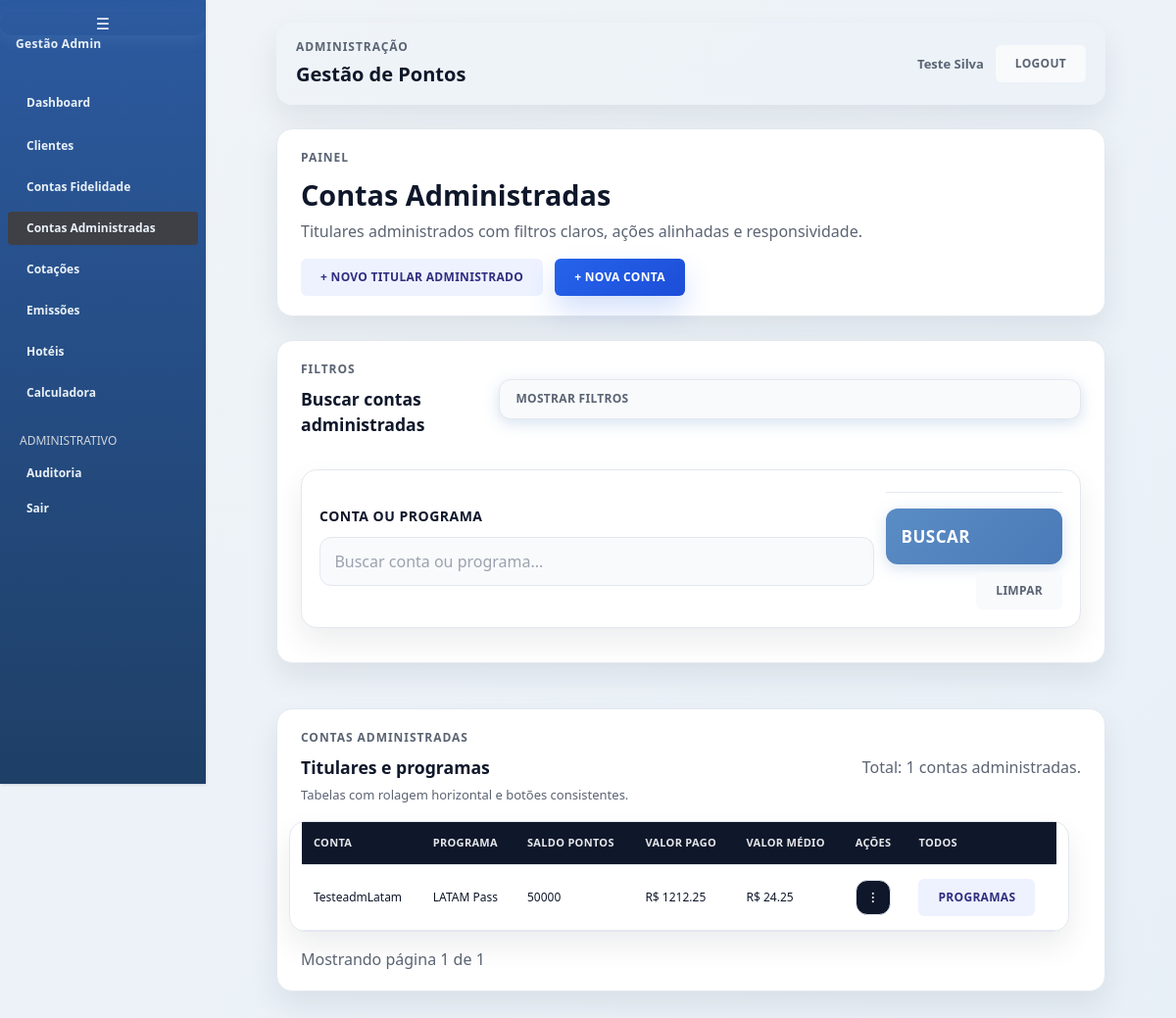
Page /adm/contas-administradas/ (signed in) on the committed database.
### gestao/models/conta_fidelidade.py (models this page shows, shortened)
class ContaFidelidade(models.Model):
    cliente = models.ForeignKey(Cliente, on_delete=models.CASCADE, null=True, blank=True)
    conta_administrada = models.ForeignKey(
        ContaAdministrada,
        on_delete=models.CASCADE,
        null=True,
        blank=True,
        related_name="contas_fidelidade",
    )
    programa = models.ForeignKey(ProgramaFidelidade, on_delete=models.CASCADE)
    login_programa = models.CharField(
        max_length=150, blank=True, help_text="Login do titular junto ao programa"
    )
    senha_programa = models.CharField(
        max_length=150, blank=True, help_text="Senha do titular junto ao programa"
    )
    titular_programa_info = models.TextField(
        blank=True,
        help_text="Informações adicionais do titular (ex.: nome completo, CPF, dados de resgate)",
    )
    observacoes_programa = models.TextField(
        blank=True,
        help_text="Observações gerais sobre o uso do programa para esta conta",
    )
    quantidade_cpfs_disponiveis = models.PositiveIntegerField(
        null=True,
        blank=True,
        help_text="Quantidade de CPFs que ainda podem ser utilizados com este programa. Deixe vazio para ilimitado.",
    )
    def conta_saldo(self):
        if not self.programa.is_vinculado:
            return self
    @property
    def valor_medio_por_mil(self):
        saldo = self.saldo_pontos
        if saldo > 0:
            return float(self.valor_total_pago) / (saldo / 1000)
        return 0
    PERIODICIDADE_CLUBE = (
        ("nenhum", "Nenhum"),
        ("mensal", "Mensal"),
        ("trimestral", "Trimestral"),
        ("semestral", "Semestral"),
        ("anual", "Anual"),
    )
    clube_periodicidade = models.CharField(
        max_length=12, choices=PERIODICIDADE_CLUBE, default="nenhum"
    )
    pontos_clube_mes = models.IntegerField(default=0)
    valor_assinatura_clube = models.DecimalField(
        max_digits=10, decimal_places=2, default=0
    )
    data_inicio_clube = models.DateField(null=True, blank=True)
    validade = models.DateField(null=True, blank=True)
    @property
    def saldo_pontos(self):
        conta_base = self.conta_saldo()
        movs = conta_base.movimentacoes.all()
        return sum(m.pontos for m in movs) if movs.exists() else 0
    @property
    def valor_total_pago(self):
        conta_base = self.conta_saldo()
        movs = conta_base.movimentacoes.all()
        return sum(float(m.valor_pago) for m in movs) if movs.exists() else 0

### gestao/models/conta_administrada.py (models this page shows, shortened)
class ContaAdministrada(models.Model):
    empresa = models.ForeignKey(
        Empresa, on_delete=models.CASCADE, related_name="contas_administradas"
    )
    nome = models.CharField(max_length=150)
    observacoes = models.TextField(blank=True)
    ativo = models.BooleanField(default=True)
    criado_em = models.DateTimeField(default=timezone.now)
    class Meta:
        verbose_name = "Conta Administrada"
        verbose_name_plural = "Contas Administradas"
        ordering = ["nome"]

### gestao/models/programa_fidelidade.py (models this page shows, shortened)
class ProgramaFidelidade(models.Model):
    TIPO_PRINCIPAL = "principal"
    TIPO_VINCULADO = "vinculado"
    TIPOS = (
        (TIPO_PRINCIPAL, "Programa principal"),
        (TIPO_VINCULADO, "Programa vinculado"),
    )
    nome = models.CharField(max_length=100)
    descricao = models.TextField(blank=True)
    tipo = models.CharField(
        max_length=20, choices=TIPOS, default=TIPO_PRINCIPAL
    )
    programa_base = models.ForeignKey(
        "self",
        on_delete=models.PROTECT,
        null=True,
        blank=True,
        related_name="programas_vinculados",
    )
    preco_medio_milheiro = models.DecimalField(
        max_digits=10, decimal_places=2, default=0
    )
    quantidade_cpfs_disponiveis = models.PositiveIntegerField(
        null=True,
        blank=True,
        help_text="Quantidade total de CPFs disponíveis no programa",
    )
    @property
    def is_vinculado(self):
        return self.tipo == self.TIPO_VINCULADO

### gestao/models/movimentacao.py (models this page shows, shortened)
class Movimentacao(models.Model):
    conta = models.ForeignKey(
        ContaFidelidade, on_delete=models.CASCADE, related_name="movimentacoes"
    )
    data = models.DateField()
    pontos = models.IntegerField()
    valor_pago = models.DecimalField(max_digits=10, decimal_places=2)
    descricao = models.CharField(max_length=255)

### gestao/views/contas.py (the view)
@login_required
def admin_contas_administradas(request):
    if (permission_denied := require_admin_or_operator(request)):
        return permission_denied
    busca = request.GET.get("busca", "")
    empresa = getattr(getattr(request.user, "cliente_gestao", None), "empresa", None)
    contas = (
        ContaFidelidade.objects.filter(
            conta_administrada__isnull=False,
            conta_administrada__ativo=True,
        )
        .select_related("conta_administrada__empresa", "programa")
        .prefetch_related("movimentacoes")
    )
    if empresa:
        contas = contas.filter(conta_administrada__empresa=empresa)
    if busca:
        contas = contas.filter(
            Q(conta_administrada__nome__icontains=busca)
            | Q(programa__nome__icontains=busca)
        )
    contas = contas.order_by("conta_administrada__nome", "programa__nome")
    paginator = Paginator(contas, 20)
    page_number = request.GET.get("page")
    page_obj = paginator.get_page(page_number)
    return render(
        request,
        "admin_custom/contas_administradas.html",
        {
            "page_obj": page_obj,
            "busca": busca,
            "total_contas": contas.count(),
        },
    )

### gestao/templates/admin_custom/contas_administradas.html (shortened to what this page needs)
{% extends "admin_custom/base_admin.html" %}
{% block header_title %}Contas Administradas{% endblock %}
{% block header_subtitle %}<p class="page-subtitle">Titulares administrados com filtros claros, ações alinhadas e responsividade.</p>{% endblock %}
{% block menu_contas_adm %}bg-zinc-700 text-white{% endblock %}
{% block header_actions %}
<div class="page-actions">
    <a href="{% url 'admin_nova_conta_administrada' %}" class="btn btn-secondary">+ Novo Titular Administrado</a>
    <a href="{% url 'admin_nova_conta' %}" class="btn btn-primary">+ Nova Conta</a>
</div>
{% endblock %}
{% block content %}
<div class="stacked">
    <section class="surface-card filter-panel" data-filters-root>
        <div class="section-heading">
            <div>
                <p class="eyebrow">Filtros</p>
                <h2 class="section-title">Buscar contas administradas</h2>
            </div>
            <button class="btn btn-ghost filter-toggle" type="button" data-filter-toggle aria-expanded="true">Mostrar filtros</button>
        </div>
        <div class="filter-body is-open" data-filter-panel>
            <form method="get" class="form-grid grid-cols-1 md:grid-cols-3 lg:grid-cols-4 gap-3 md:items-end">
                <div class="form-field md:col-span-2 lg:col-span-3">
                    <label class="form-label" for="busca">Conta ou programa</label>
                    <input type="text" id="busca" name="busca" value="{{ busca }}" placeholder="Buscar conta ou programa..." />
                </div>
                <div class="form-actions flex gap-2 md:justify-end">
                    <button type="submit" class="btn btn-primary flex-1 md:flex-none">Buscar</button>
                    <a href="{% url 'admin_contas_administradas' %}" class="btn btn-ghost flex-1 md:flex-none">Limpar</a>
                </div>
            </form>
        </div>
    </section>
    <section class="surface-card">
        <div class="section-heading">
            <div>
                <p class="eyebrow">Contas administradas</p>
                <h2 class="section-title">Titulares e programas</h2>
                <p class="section-subtitle">Tabelas com rolagem horizontal e botões consistentes.</p>
            </div>
            <div class="muted">Total: {{ total_contas }} contas administradas.</div>
        </div>
        <div class="table-wrapper">
            <table class="data-table">
                <thead>
                    <tr>
                        <th class="hidden md:table-cell">Conta</th>
                        <th>Programa</th>
                        <th class="hidden lg:table-cell">Saldo Pontos</th>
                        <th class="hidden lg:table-cell">Valor Pago</th>
                        <th>Valor Médio</th>
                        <th>Ações</th>
                        <th class="hidden lg:table-cell">Todos</th>
                    </tr>
                </thead>
                <tbody>
                    {% for conta in page_obj %}
                    <tr>
                        <td class="hidden md:table-cell">
                            {{ conta.conta_administrada.nome }}
                        </td>
                        <td>{{ conta.programa.nome }}</td>
                        <td class="hidden lg:table-cell">{{ conta.saldo_pontos }}</td>
                        <td class="hidden lg:table-cell">R$ {{ conta.valor_total_pago|floatformat:2 }}</td>
                        <td>R$ {{ conta.valor_medio_por_mil|floatformat:2 }}</td>
                        <td>
                            <details class="dropdown">
                                <summary class="btn btn-icon" aria-label="Ações da conta administrada">⋮</summary>
                            </details>
                        </td>
                        <td class="hidden lg:table-cell">
                            <a href="{% url 'admin_programas_da_conta_administrada' conta.conta_administrada.id %}" class="btn btn-secondary">Programas</a>
                        </td>
                    </tr>
                    {% empty %}
                    <tr><td colspan="7" class="text-center text-red-400 py-4">Nenhuma conta administrada encontrada.</td></tr>
                    {% endfor %}
                </tbody>
            </table>
        </div>
        <div class="table-foot">
            <div>Mostrando página {{ page_obj.number }} de {{ page_obj.paginator.num_pages }}</div>
        </div>
    </section>
</div>
{% endblock %}

### gestao/templates/admin_custom/base_admin.html (shortened to what this page needs)
{% load static %}
<!DOCTYPE html>
<html lang="pt-br">
<head>
    <script src="https://cdn.tailwindcss.com"></script>
    <link rel="stylesheet" href="{% static 'gestao/admin_custom.css' %}">
    <link rel="stylesheet" href="{% static 'gestao/css/main.css' %}">
    <link rel="stylesheet" href="{% static 'gestao/formulario_base_gestao.css' %}">
</head>
<body class="bg-gray-100 text-black min-h-screen">
<div class="app-layout">
    <aside
        data-sidebar
        id="sidebar"
        class="sidebar bg-[#0f172a] text-white shadow transition-all duration-300">
        <button
            class="sidebar-toggle hidden md:flex items-center justify-center"
            data-sidebar-toggle
            aria-label="Colapsar menu">
            ☰
        </button>
        <div class="font-bold tracking-wide mb-8 pl-4 sidebar-label">
            Gestão Admin
        </div>
        <nav class="flex flex-col space-y-2 px-2">
            {% if request.user.is_superuser %}
                <a class="px-3 py-2 rounded hover:bg-[#2c5282]" href="{% url 'admin_empresas' %}">
                    <span class="sidebar-label">Empresas</span>
                </a>
            {% else %}
                <a class="flex items-center px-3 py-2 rounded hover:bg-[#2c5282] {% block menu_dashboard %}{% endblock %}" href="{% url 'admin_dashboard' %}">
                    <span class="sidebar-label">Dashboard</span>
                </a>
                <a class="flex items-center px-3 py-2 rounded hover:bg-[#2c5282] {% block menu_clientes %}{% endblock %}" href="{% url 'admin_clientes' %}">
                    <span class="sidebar-label">Clientes</span>
                </a>
                <a class="flex items-center px-3 py-2 rounded hover:bg-[#2c5282] {% block menu_contas %}{% endblock %}" href="{% url 'admin_contas' %}">
                    <span class="sidebar-label">Contas Fidelidade</span>
                </a>
                <a class="flex items-center px-3 py-2 rounded hover:bg-[#2c5282] {% block menu_contas_adm %}{% endblock %}" href="{% url 'admin_contas_administradas' %}">
                    <span class="sidebar-label">Contas Administradas</span>
                </a>
                <a class="flex items-center px-3 py-2 rounded hover:bg-[#2c5282] {% block menu_cotacoes_voo %}{% endblock %}" href="{% url 'admin_cotacoes_voo' %}">
                    <span class="sidebar-label">Cotações</span>
                </a>
                <a class="flex items-center px-3 py-2 rounded hover:bg-[#2c5282] {% block menu_emissoes %}{% endblock %}" href="{% url 'admin_emissoes' %}">
                    <span class="sidebar-label">Emissões</span>
                </a>
                <a class="flex items-center px-3 py-2 rounded hover:bg-[#2c5282] {% block menu_hoteis %}{% endblock %}" href="{% url 'admin_hoteis' %}">
                    <span class="sidebar-label">Hotéis</span>
                </a>
                <a class="flex items-center px-3 py-2 rounded hover:bg-[#2c5282] {% block menu_calculadora %}{% endblock %}" href="{% url 'admin_calculadora_cotacao' %}">
                    <span class="sidebar-label">Calculadora</span>
                </a>
            {% endif %}
            <div class="pt-4">
                <p class="px-3 text-gray-300 uppercase text-xs mb-2 sidebar-label">
                    Administrativo
                </p>
                <a class="flex items-center px-3 py-2 rounded hover:bg-[#2c5282]" href="{% url 'admin_auditoria' %}">
                    <span class="sidebar-label">Auditoria</span>
                </a>
                <a class="flex items-center px-3 py-2 rounded hover:bg-[#2c5282]" href="{% url 'logout' %}">
                    <span class="sidebar-label">Sair</span>
                </a>
            </div>
        </nav>
    </aside>
    <main class="content p-4 md:p-6 lg:p-8 min-h-screen">
        <header class="topbar hidden md:flex items-center justify-between mb-6">
            <div>
                <p class="eyebrow mb-1">Administração</p>
                <h1>Gestão de Pontos</h1>
            </div>
            <div class="user-meta">
                <span>{{ request.user.get_full_name|default:request.user.username }}</span>
                <a href="{% url 'logout' %}" class="btn btn-ghost">Logout</a>
            </div>
        </header>
        <div class="page-header mb-6">
            <div>
                <p class="eyebrow">Painel</p>
                <h1 class="page-title">
                    {% block header_title %}Painel Administrativo{% endblock %}
                </h1>
                {% block header_subtitle %}{% endblock %}
            </div>
            <div class="page-actions">
                {% block header_actions %}{% endblock %}
            </div>
        </div>
        {% block content %}{% endblock %}
    </main>
</div>
</body>
</html>

### rows in the picture
ContaFidelidade: conta_administrada.nome "TesteadmLatam", programa.nome "LATAM Pass", saldo_pontos "50000", valor_total_pago "1212.25", valor_medio_por_mil "24.25"

### other values in the picture
{{ request.user.get_full_name|default:request.user.username }} "Teste Silva"
{{ total_contas }} "1"
{{ page_obj.number }} "1"
{{ page_obj.paginator.num_pages }} "1"
